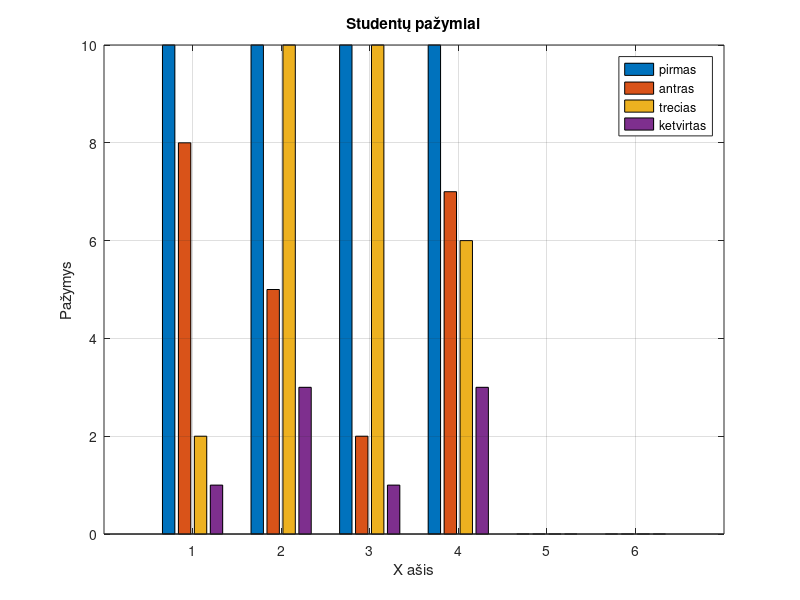
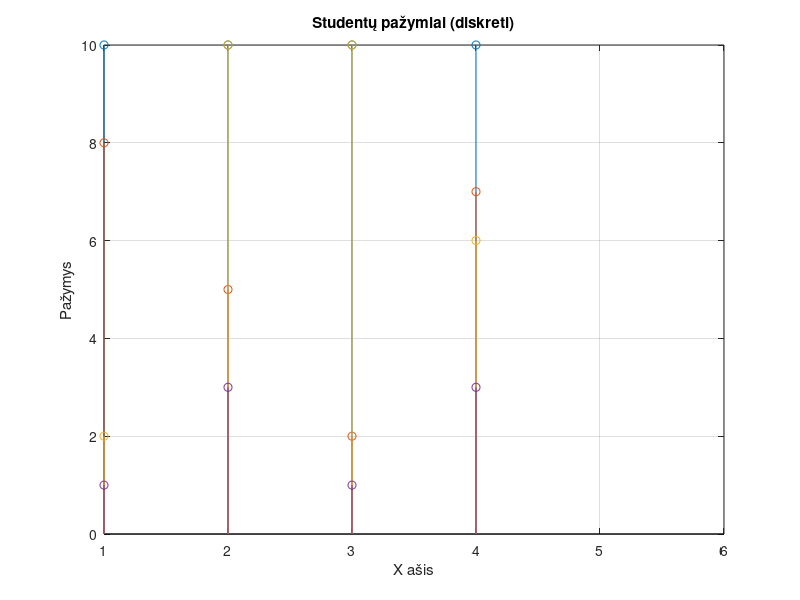

MATLAB code to generate these figures, in order:
% Vardas: Vakaris
% Pavarde: Perliba
% Grupe: EDIF-25/2
% Data: 2026-09-28

%% 1. Dvimatis grafikų vaizdavimas

% a)

x = 0:0.1:2*pi;

y = x.^3 + tan(x)


figure
plot(x,y, "bo");


xlabel('X ašis');
ylabel('Y ašis');

title(' f(x) = x^3 + tan(x) ');
legend(' f(x) = x^3 + tan(x) ')

axis([min(x) max(x) min(y) max(y)])
grid on;


% b)

y1 = exp(x)
y2 = exp(3*x)
y3 = exp(5*x)


figure
plot(x, y1, 'b-o',  x, y2, "g", x, y3, "r");

xlabel('X ašis');
ylabel('Y ašis');

title(' y1 = e^x    y2 = e^{3x}  y3 = e^{5x} ');
legend('y1 = e^x', 'y2 = e^{3x}', 'y3 = e^{5x}');

axis([min(x) max(x) min([y1 y2 y3]) max([y1 y2 y3])]);
grid on;



%% 2. Specializuotų grafikų kūrimas


% a)

A = [10 8 2 1; 10 5 10 3; 10 2 10 1; 10 7 6 3; nan nan nan nan; nan nan nan nan]

figure(1)
bar(A);
legend('pirmas', 'antras', 'trecias', 'ketvirtas');

% b)

figure(2)
stem(A);

% c)

figure(1)
xlabel('X ašis');
ylabel('Pažymys');
title('Studentų pažymiai');
ylim([0 10]);
grid on;

figure(2)
xlabel('X ašis');
ylabel('Pažymys');
title('Studentų pažymiai (diskreti)');
ylim([0 10]);
grid on;


%% Papildoma

% P1. Masyvo elementų indeksavimas

A = [0 1 0 2 3 0 4;
     0 0 0 0 0 0 0;
     0 5 0 6 7 0 8;
     0 9 0 1 2 0 3;
     0 0 0 0 0 0 0;
     0 4 0 5 6 0 7]

% B be eilučių ir stulpelių, sudarytų iš nulių
B = A(any(A ~= 0, 2), any(A ~= 0, 1))
